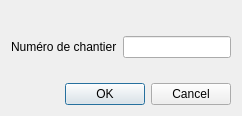
<?xml version="1.0" encoding="UTF-8"?>
<ui version="4.0">
 <class>DialogZoomToFeature</class>
 <widget class="QDialog" name="DialogZoomToFeature">
  <property name="geometry">
   <rect>
    <x>0</x>
    <y>0</y>
    <width>242</width>
    <height>116</height>
   </rect>
  </property>
  <property name="windowTitle">
   <string notr="true">Zoom à un site</string>
  </property>
  <layout class="QVBoxLayout" name="verticalLayout">
   <item>
    <layout class="QFormLayout" name="formLayout">
     <property name="topMargin">
      <number>25</number>
     </property>
     <item row="0" column="0">
      <widget class="QLabel" name="label">
       <property name="text">
        <string>Numéro de chantier</string>
       </property>
      </widget>
     </item>
     <item row="0" column="1">
      <widget class="QgsFilterLineEdit" name="num_chant">
       <property name="qgisRelation" stdset="0">
        <string notr="true"/>
       </property>
      </widget>
     </item>
    </layout>
   </item>
   <item>
    <widget class="QDialogButtonBox" name="button_zoom_to">
     <property name="orientation">
      <enum>Qt::Horizontal</enum>
     </property>
     <property name="standardButtons">
      <set>QDialogButtonBox::Cancel|QDialogButtonBox::Ok</set>
     </property>
    </widget>
   </item>
  </layout>
 </widget>
 <customwidgets>
  <customwidget>
   <class>QgsFilterLineEdit</class>
   <extends>QLineEdit</extends>
   <header>qgsfilterlineedit.h</header>
  </customwidget>
 </customwidgets>
 <tabstops>
  <tabstop>num_chant</tabstop>
  <tabstop>button_zoom_to</tabstop>
 </tabstops>
 <resources/>
 <connections/>
</ui>
